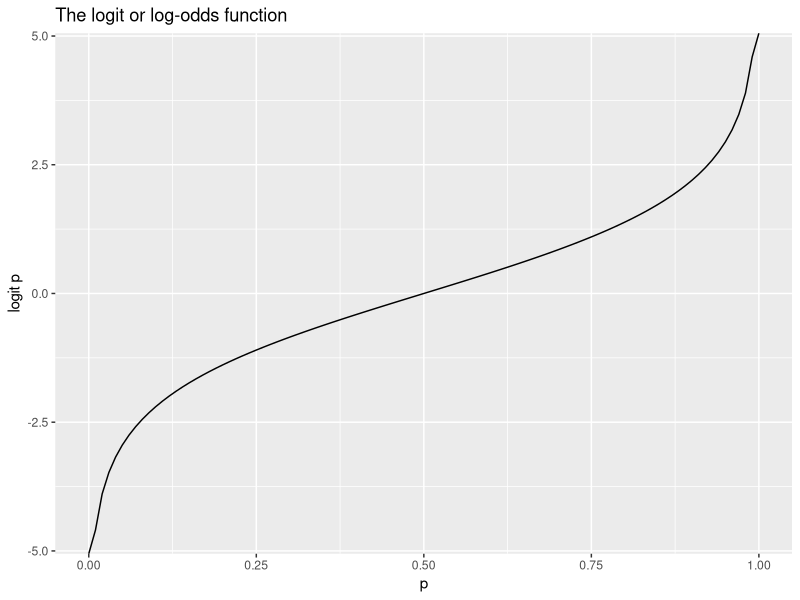

Recreate this plot in R.
## ---- chunk 1
knitr::opts_chunk$set(echo = FALSE, message = FALSE, warning = FALSE, size = '\tiny')
## ---- chunk 2
library(tidyverse)
library(here)
country_ind <- read_csv(here("data/country_indicators.csv"))
country_ind_2017 <- country_ind %>% filter(year==2017)
## ---- chunk 3
country_ind_2017 <- country_ind_2017 %>% 
  mutate(high_tfr = ifelse(tfr>3.5, 1, 0))
head(country_ind_2017 %>% select(country, region, tfr, high_tfr))
## ---- chunk 4
tibble(x = seq(0, 1, by = 0.01), y = log(x/(1-x))) %>% 
  ggplot(aes(x,y))+geom_line() + ylab("logit p") + xlab("p") + ggtitle("The logit or log-odds function")
## ---- chunk 5
lr_mod <- glm(high_tfr ~ life_expectancy + gdp, 
              family = "binomial", data = country_ind_2017)
## ---- chunk 6
summary(lr_mod)
## ---- chunk 7
coef(lr_mod)
exp(coef(lr_mod))
## ---- chunk 8
beta0 <- coef(lr_mod)[[1]] # used double square brackets here to remove names (could use single)
beta1 <- coef(lr_mod)[[2]]
beta2 <- coef(lr_mod)[[3]]

estimated_log_odds <- beta0 + beta1*70 + beta2*9500

estimated_probability <- exp(estimated_log_odds)/(1+exp(estimated_log_odds))

estimated_log_odds
estimated_probability

## ---- chunk 9
lr_mod_2 <- glm(high_tfr ~ region, 
              family = "binomial", data = country_ind_2017)
summary(lr_mod_2)
## ---- chunk 10
exp(coef(lr_mod_2)[9])
## ---- chunk 11
summary(lr_mod)
## ---- chunk 12
confint(lr_mod) # default is 0.05
confint(lr_mod, level = 0.2)
